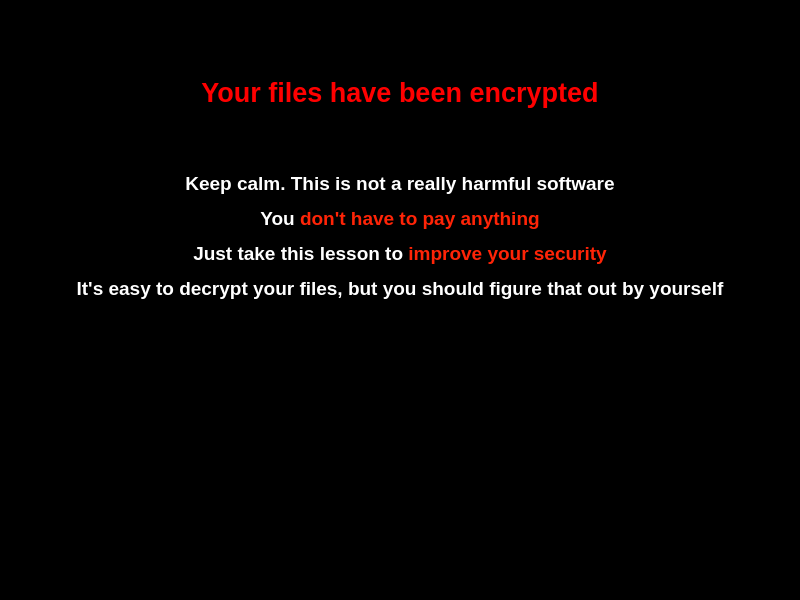
<?xml version="1.0" encoding="UTF-8"?>
<ui version="4.0">
 <class>MainWindow</class>
 <widget class="QMainWindow" name="MainWindow">
  <property name="geometry">
   <rect>
    <x>0</x>
    <y>0</y>
    <width>800</width>
    <height>600</height>
   </rect>
  </property>
  <property name="windowTitle">
   <string>MainWindow</string>
  </property>
  <widget class="QWidget" name="centralwidget">
   <property name="sizePolicy">
    <sizepolicy hsizetype="Expanding" vsizetype="Expanding">
     <horstretch>1</horstretch>
     <verstretch>1</verstretch>
    </sizepolicy>
   </property>
   <property name="styleSheet">
    <string notr="true">background-color: black;</string>
   </property>
   <layout class="QGridLayout" name="gridLayout_2">
    <item row="0" column="0">
     <layout class="QGridLayout" name="gridLayout" rowstretch="1,1,1,1">
      <property name="sizeConstraint">
       <enum>QLayout::SetMaximumSize</enum>
      </property>
      <property name="topMargin">
       <number>20</number>
      </property>
      <property name="bottomMargin">
       <number>20</number>
      </property>
      <property name="verticalSpacing">
       <number>15</number>
      </property>
      <item row="0" column="0" alignment="Qt::AlignHCenter|Qt::AlignVCenter">
       <widget class="QLabel" name="title">
        <property name="sizePolicy">
         <sizepolicy hsizetype="Preferred" vsizetype="Preferred">
          <horstretch>0</horstretch>
          <verstretch>0</verstretch>
         </sizepolicy>
        </property>
        <property name="font">
         <font>
          <pointsize>20</pointsize>
          <weight>75</weight>
          <bold>true</bold>
         </font>
        </property>
        <property name="autoFillBackground">
         <bool>false</bool>
        </property>
        <property name="styleSheet">
         <string notr="true">color: red;</string>
        </property>
        <property name="text">
         <string>Your files have been encrypted</string>
        </property>
        <property name="alignment">
         <set>Qt::AlignCenter</set>
        </property>
       </widget>
      </item>
      <item row="3" column="0">
       <widget class="QLabel" name="label">
        <property name="sizePolicy">
         <sizepolicy hsizetype="Preferred" vsizetype="Expanding">
          <horstretch>0</horstretch>
          <verstretch>1</verstretch>
         </sizepolicy>
        </property>
        <property name="font">
         <font>
          <family>Monospace</family>
         </font>
        </property>
        <property name="text">
         <string>&lt;html&gt;&lt;head/&gt;&lt;body&gt;&lt;p align=&quot;center&quot;&gt;&lt;img src=&quot;:/resources/img/jester.png&quot;/&gt;&lt;/p&gt;&lt;p align=&quot;center&quot;&gt;&lt;span style=&quot; font-size:14pt;&quot;&gt;Live as if you were to die tomorrow.&lt;/span&gt;&lt;/p&gt;&lt;p align=&quot;center&quot;&gt;&lt;span style=&quot; font-size:14pt;&quot;&gt;Learn as if you were to live forever&lt;/span&gt;&lt;/p&gt;&lt;/body&gt;&lt;/html&gt;</string>
        </property>
        <property name="scaledContents">
         <bool>false</bool>
        </property>
        <property name="alignment">
         <set>Qt::AlignCenter</set>
        </property>
       </widget>
      </item>
      <item row="1" column="0">
       <widget class="QLabel" name="keepCalm">
        <property name="sizePolicy">
         <sizepolicy hsizetype="Preferred" vsizetype="Preferred">
          <horstretch>0</horstretch>
          <verstretch>0</verstretch>
         </sizepolicy>
        </property>
        <property name="font">
         <font>
          <pointsize>14</pointsize>
          <weight>75</weight>
          <bold>true</bold>
         </font>
        </property>
        <property name="text">
         <string>&lt;html&gt;&lt;head/&gt;&lt;body&gt;&lt;p align=&quot;center&quot;&gt;&lt;span style=&quot; color:#ffffff;&quot;&gt;Keep calm. This is not a really harmful software&lt;/span&gt;&lt;/p&gt;&lt;p align=&quot;center&quot;&gt;&lt;span style=&quot; color:#ffffff;&quot;&gt;You &lt;/span&gt;&lt;span style=&quot; color:#ff2407;&quot;&gt;don't have to pay anything&lt;/span&gt;&lt;/p&gt;&lt;p align=&quot;center&quot;&gt;&lt;/p&gt;&lt;p align=&quot;center&quot;&gt;&lt;span style=&quot; color:#ffffff;&quot;&gt;Just take this lesson to &lt;/span&gt;&lt;span style=&quot; color:#ff2407;&quot;&gt;improve your security&lt;/span&gt;&lt;/p&gt;&lt;p align=&quot;center&quot;&gt;&lt;/p&gt;&lt;p align=&quot;center&quot;&gt;&lt;span style=&quot; color:#ffffff;&quot;&gt;It's easy to decrypt your files, but you should figure that out by yourself&lt;/span&gt;&lt;/p&gt;&lt;/body&gt;&lt;/html&gt;</string>
        </property>
       </widget>
      </item>
     </layout>
    </item>
   </layout>
  </widget>
 </widget>
 <resources/>
 <connections/>
</ui>
